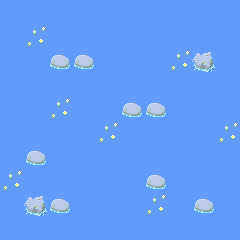

The image is a tile-based game level rendered from a .tmx file. Its description and complete source (layers, tilesets, objects, tile grids) follow:
An orthogonal 10x10 tile map with 24x24 px tiles, 1 tile layer (bgTiles), 1 hidden layer not drawn and 23 objects.

<map version="1.2" tiledversion="2019.04.18" orientation="orthogonal" renderorder="right-down" width="10" height="10" tilewidth="24" tileheight="24" infinite="0" nextlayerid="7" nextobjectid="60">
 <properties>
  <property name="Name" value="Level One" />
 </properties>
 <tileset firstgid="1" source="tileset-pond.tsx" />
 <layer id="1" name="bgTiles" width="10" height="10">
  <properties>
   <property name="tileset" value="tileset-pond" />
  </properties>
  <data encoding="csv">
2,2,2,2,2,2,2,2,2,2,
2,3,2,2,2,2,2,2,2,2,
2,2,6,6,2,2,2,3,5,2,
2,2,2,2,2,2,2,2,2,2,
2,2,3,2,2,6,6,2,2,2,
2,2,2,2,3,2,2,2,2,3,
2,6,2,2,2,2,2,2,2,2,
3,2,2,2,2,2,6,2,2,2,
2,5,6,2,2,2,3,2,6,2,
2,2,2,2,2,2,2,2,2,2
</data>
 </layer>
 <layer id="6" name="test layer" width="10" height="10" visible="0">
  <data encoding="csv">
20,20,20,20,20,20,20,20,20,20,
20,20,15,16,16,16,16,17,20,20,
20,20,25,26,26,26,26,27,20,20,
20,20,35,36,36,19,26,27,20,20,
20,20,20,20,20,25,26,27,20,20,
20,20,20,15,16,29,26,27,20,20,
20,15,16,29,26,18,36,37,20,20,
20,25,26,18,36,37,20,20,20,20,
20,35,36,37,20,20,20,20,20,20,
20,20,20,20,20,20,20,20,20,20
</data>
 </layer>
 <objectgroup id="2" name="platforms">
  <object id="5" template="SolidGround.tx" x="24" y="216" />
  <object id="35" template="LilyPad.tx" x="72" y="216" />
  <object id="36" template="LilyPad.tx" x="192" y="192" />
  <object id="37" template="LilyPad.tx" x="168" y="72" />
  <object id="39" template="LilyPad.tx" x="48" y="96" />
  <object id="40" template="LilyPad.tx" x="72" y="192" />
  <object id="41" template="SolidGround.tx" x="48" y="216" />
  <object id="42" template="SolidGround.tx" x="192" y="216" />
  <object id="43" template="SolidGround.tx" x="192" y="72" />
  <object id="44" template="SolidGround.tx" x="24" y="168" />
  <object id="45" template="SolidGround.tx" x="144" y="192" />
  <object id="46" template="SolidGround.tx" x="48" y="72" />
  <object id="47" template="SolidGround.tx" x="72" y="72" />
  <object id="49" template="SolidGround.tx" x="144" y="120" />
  <object id="52" template="LilyPad.tx" x="144" y="168" />
  <object id="53" template="LilyPad.tx" x="120" y="144" />
  <object id="57" template="LilyPad.tx" x="96" y="168" />
  <object id="59" template="SolidGround.tx" x="120" y="120" />
 </objectgroup>
 <objectgroup id="3" name="objects">
  <object id="6" template="Player.tx" x="24" y="216" />
 </objectgroup>
 <objectgroup id="4" name="floaters">
  <object id="54" template="Goal.tx" x="24" y="168" />
  <object id="55" template="Fly.tx" x="192" y="216" />
  <object id="56" template="Fly.tx" x="72" y="72" />
  <object id="58" template="Fly.tx" x="144" y="120" />
 </objectgroup>
</map>
